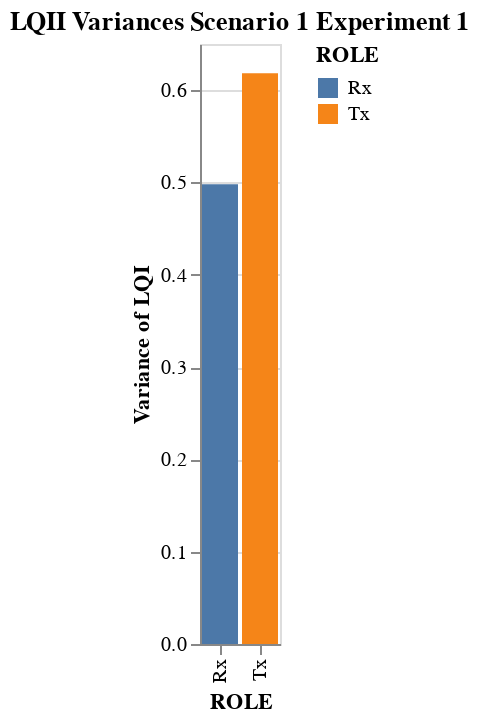

The notebook cell saved with this chart:
### Code cell
alt.Chart(LQI_df, title=f"LQII Variances Scenario 1 Experiment {experiment}").mark_bar().encode(
    x="ROLE:N",
    y="variance(LQI)",
    color="ROLE:N"
)

### Figure 1 — Vega-Lite specification as saved in the notebook (floating-point values rounded to 4 significant figures)
{"config": {"view": {"continuousWidth": 400, "continuousHeight": 300}}, "data": {"name": "data-b01b75b377914661925ac759009fee95"}, "mark": "bar", "encoding": {"color": {"field": "ROLE", "type": "nominal"}, "x": {"field": "ROLE", "type": "nominal"}, "y": {"aggregate": "variance", "field": "LQI", "type": "quantitative"}}, "title": "LQII Variances Scenario 1 Experiment 1", "$schema": "https://vega.github.io/schema/vega-lite/v4.17.0.json", "datasets": {"data-b01b75b377914661925ac759009fee95": [{"SEQ": 1, "LQI": 107, "ROLE": "Tx"}, {"SEQ": 2, "LQI": 108, "ROLE": "Tx"}, {"SEQ": 3, "LQI": 108, "ROLE": "Tx"}, {"SEQ": 4, "LQI": 107, "ROLE": "Tx"}, {"SEQ": 5, "LQI": 108, "ROLE": "Tx"}, {"SEQ": 6, "LQI": 108, "ROLE": "Tx"}, {"SEQ": 7, "LQI": 107, "ROLE": "Tx"}, {"SEQ": 8, "LQI": 106, "ROLE": "Tx"}, {"SEQ": 9, "LQI": 107, "ROLE": "Tx"}, {"SEQ": 10, "LQI": 107, "ROLE": "Tx"}, {"SEQ": 11, "LQI": 106, "ROLE": "Tx"}, {"SEQ": 12, "LQI": 108, "ROLE": "Tx"}, {"SEQ": 13, "LQI": 106, "ROLE": "Tx"}, {"SEQ": 14, "LQI": 107, "ROLE": "Tx"}, {"SEQ": 15, "LQI": 106, "ROLE": "Tx"}, {"SEQ": 16, "LQI": 106, "ROLE": "Tx"}, {"SEQ": 17, "LQI": 107, "ROLE": "Tx"}, {"SEQ": 18, "LQI": 107, "ROLE": "Tx"}, {"SEQ": 19, "LQI": 108, "ROLE": "Tx"}, {"SEQ": 20, "LQI": 107, "ROLE": "Tx"}, {"SEQ": 21, "LQI": 108, "ROLE": "Tx"}, {"SEQ": 22, "LQI": 106, "ROLE": "Tx"}, {"SEQ": 23, "LQI": 108, "ROLE": "Tx"}, {"SEQ": 24, "LQI": 105, "ROLE": "Tx"}, {"SEQ": 25, "LQI": 107, "ROLE": "Tx"}, {"SEQ": 26, "LQI": 107, "ROLE": "Tx"}, {"SEQ": 27, "LQI": 107, "ROLE": "Tx"}, {"SEQ": 28, "LQI": 107, "ROLE": "Tx"}, {"SEQ": 29, "LQI": 108, "ROLE": "Tx"}, {"SEQ": 30, "LQI": 107, "ROLE": "Tx"}, {"SEQ": 31, "LQI": 108, "ROLE": "Tx"}, {"SEQ": 32, "LQI": 108, "ROLE": "Tx"}, {"SEQ": 33, "LQI": 108, "ROLE": "Tx"}, {"SEQ": 34, "LQI": 108, "ROLE": "Tx"}, {"SEQ": 35, "LQI": 108, "ROLE": "Tx"}, {"SEQ": 36, "LQI": 106, "ROLE": "Tx"}, {"SEQ": 37, "LQI": 108, "ROLE": "Tx"}, {"SEQ": 38, "LQI": 107, "ROLE": "Tx"}, {"SEQ": 39, "LQI": 107, "ROLE": "Tx"}, {"SEQ": 40, "LQI": 107, "ROLE": "Tx"}, {"SEQ": 41, "LQI": 107, "ROLE": "Tx"}, {"SEQ": 42, "LQI": 107, "ROLE": "Tx"}, {"SEQ": 43, "LQI": 108, "ROLE": "Tx"}, {"SEQ": 44, "LQI": 108, "ROLE": "Tx"}, {"SEQ": 45, "LQI": 108, "ROLE": "Tx"}, {"SEQ": 1, "LQI": 108, "ROLE": "Rx"}, {"SEQ": 2, "LQI": 106, "ROLE": "Rx"}, {"SEQ": 3, "LQI": 107, "ROLE": "Rx"}, {"SEQ": 4, "LQI": 107, "ROLE": "Rx"}, {"SEQ": 5, "LQI": 108, "ROLE": "Rx"}, {"SEQ": 6, "LQI": 108, "ROLE": "Rx"}, {"SEQ": 7, "LQI": 106, "ROLE": "Rx"}, {"SEQ": 8, "LQI": 107, "ROLE": "Rx"}, {"SEQ": 9, "LQI": 107, "ROLE": "Rx"}, {"SEQ": 10, "LQI": 107, "ROLE": "Rx"}, {"SEQ": 11, "LQI": 107, "ROLE": "Rx"}, {"SEQ": 12, "LQI": 108, "ROLE": "Rx"}, {"SEQ": 13, "LQI": 107, "ROLE": "Rx"}, {"SEQ": 14, "LQI": 105, "ROLE": "Rx"}, {"SEQ": 15, "LQI": 108, "ROLE": "Rx"}, {"SEQ": 16, "LQI": 107, "ROLE": "Rx"}, {"SEQ": 17, "LQI": 106, "ROLE": "Rx"}, {"SEQ": 18, "LQI": 107, "ROLE": "Rx"}, {"SEQ": 19, "LQI": 107, "ROLE": "Rx"}, {"SEQ": 20, "LQI": 107, "ROLE": "Rx"}, {"SEQ": 21, "LQI": 107, "ROLE": "Rx"}, {"SEQ": 22, "LQI": 107, "ROLE": "Rx"}, {"SEQ": 23, "LQI": 107, "ROLE": "Rx"}, {"SEQ": 24, "LQI": 108, "ROLE": "Rx"}, {"SEQ": 25, "LQI": 106, "ROLE": "Rx"}, {"SEQ": 26, "LQI": 108, "ROLE": "Rx"}, {"SEQ": 27, "LQI": 106, "ROLE": "Rx"}, {"SEQ": 28, "LQI": 107, "ROLE": "Rx"}, {"SEQ": 29, "LQI": 108, "ROLE": "Rx"}, {"SEQ": 30, "LQI": 107, "ROLE": "Rx"}, {"SEQ": 31, "LQI": 107, "ROLE": "Rx"}, {"SEQ": 32, "LQI": 107, "ROLE": "Rx"}, {"SEQ": 33, "LQI": 107, "ROLE": "Rx"}, {"SEQ": 34, "LQI": 107, "ROLE": "Rx"}, {"SEQ": 35, "LQI": 107, "ROLE": "Rx"}, {"SEQ": 36, "LQI": 108, "ROLE": "Rx"}, {"SEQ": 37, "LQI": 107, "ROLE": "Rx"}, {"SEQ": 38, "LQI": 108, "ROLE": "Rx"}, {"SEQ": 39, "LQI": 107, "ROLE": "Rx"}, {"SEQ": 40, "LQI": 108, "ROLE": "Rx"}, {"SEQ": 41, "LQI": 107, "ROLE": "Rx"}, {"SEQ": 42, "LQI": 108, "ROLE": "Rx"}, {"SEQ": 43, "LQI": 107, "ROLE": "Rx"}, {"SEQ": 44, "LQI": 108, "ROLE": "Rx"}, {"SEQ": 45, "LQI": 108, "ROLE": "Rx"}]}}
